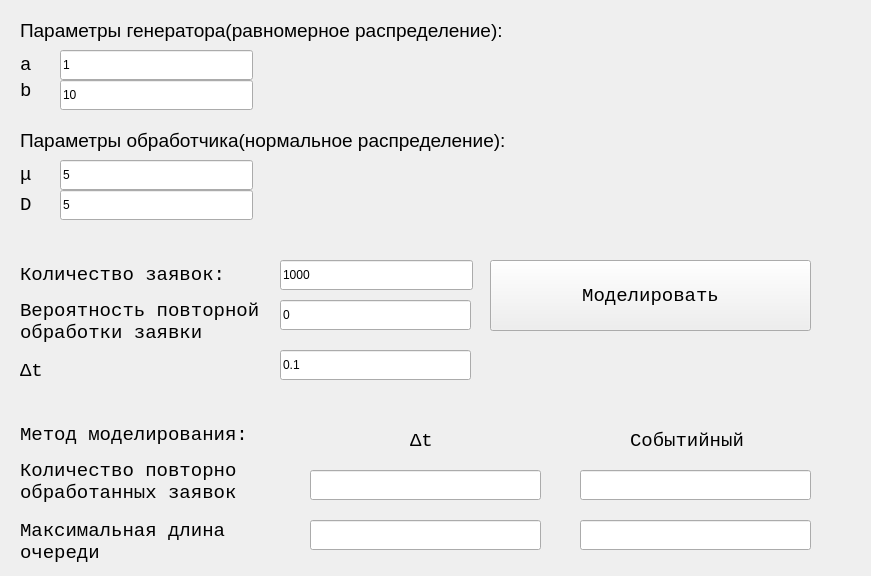
<?xml version="1.0" encoding="UTF-8"?>
<ui version="4.0">
 <class>Form</class>
 <widget class="QWidget" name="Form">
  <property name="geometry">
   <rect>
    <x>0</x>
    <y>0</y>
    <width>871</width>
    <height>576</height>
   </rect>
  </property>
  <property name="sizePolicy">
   <sizepolicy hsizetype="Preferred" vsizetype="Preferred">
    <horstretch>0</horstretch>
    <verstretch>0</verstretch>
   </sizepolicy>
  </property>
  <property name="windowTitle">
   <string>4</string>
  </property>
  <widget class="QPushButton" name="pushButton">
   <property name="geometry">
    <rect>
     <x>490</x>
     <y>260</y>
     <width>321</width>
     <height>71</height>
    </rect>
   </property>
   <property name="font">
    <font>
     <family>Courier New</family>
     <pointsize>14</pointsize>
    </font>
   </property>
   <property name="text">
    <string>Моделировать</string>
   </property>
  </widget>
  <widget class="QLineEdit" name="lineEdit_request_count">
   <property name="geometry">
    <rect>
     <x>280</x>
     <y>260</y>
     <width>193</width>
     <height>30</height>
    </rect>
   </property>
   <property name="text">
    <string>1000</string>
   </property>
  </widget>
  <widget class="QLabel" name="label_5">
   <property name="geometry">
    <rect>
     <x>20</x>
     <y>260</y>
     <width>201</width>
     <height>30</height>
    </rect>
   </property>
   <property name="font">
    <font>
     <family>Courier New</family>
     <pointsize>14</pointsize>
    </font>
   </property>
   <property name="text">
    <string>Количество заявок:</string>
   </property>
  </widget>
  <widget class="QLabel" name="label_6">
   <property name="geometry">
    <rect>
     <x>20</x>
     <y>300</y>
     <width>240</width>
     <height>44</height>
    </rect>
   </property>
   <property name="font">
    <font>
     <family>Courier New</family>
     <pointsize>14</pointsize>
    </font>
   </property>
   <property name="text">
    <string>Вероятность повторной
обработки заявки</string>
   </property>
  </widget>
  <widget class="QLineEdit" name="lineEdit_reenter_probability">
   <property name="geometry">
    <rect>
     <x>280</x>
     <y>300</y>
     <width>191</width>
     <height>30</height>
    </rect>
   </property>
   <property name="text">
    <string>0</string>
   </property>
  </widget>
  <widget class="QLabel" name="label_7">
   <property name="geometry">
    <rect>
     <x>20</x>
     <y>420</y>
     <width>231</width>
     <height>30</height>
    </rect>
   </property>
   <property name="font">
    <font>
     <family>Courier New</family>
     <pointsize>14</pointsize>
    </font>
   </property>
   <property name="text">
    <string>Метод моделирования:</string>
   </property>
  </widget>
  <widget class="QLabel" name="label_deltat">
   <property name="geometry">
    <rect>
     <x>410</x>
     <y>420</y>
     <width>31</width>
     <height>41</height>
    </rect>
   </property>
   <property name="font">
    <font>
     <family>Courier New</family>
     <pointsize>14</pointsize>
    </font>
   </property>
   <property name="text">
    <string>Δt</string>
   </property>
  </widget>
  <widget class="QLabel" name="label_9">
   <property name="geometry">
    <rect>
     <x>20</x>
     <y>460</y>
     <width>217</width>
     <height>44</height>
    </rect>
   </property>
   <property name="font">
    <font>
     <family>Courier New</family>
     <pointsize>14</pointsize>
    </font>
   </property>
   <property name="text">
    <string>Количество повторно
обработанных заявок</string>
   </property>
  </widget>
  <widget class="QLineEdit" name="lineEdit_res_reentered_count">
   <property name="geometry">
    <rect>
     <x>310</x>
     <y>470</y>
     <width>231</width>
     <height>30</height>
    </rect>
   </property>
   <property name="readOnly">
    <bool>true</bool>
   </property>
  </widget>
  <widget class="QLabel" name="label_10">
   <property name="geometry">
    <rect>
     <x>20</x>
     <y>520</y>
     <width>206</width>
     <height>44</height>
    </rect>
   </property>
   <property name="font">
    <font>
     <family>Courier New</family>
     <pointsize>14</pointsize>
    </font>
   </property>
   <property name="text">
    <string>Максимальная длина
очереди</string>
   </property>
  </widget>
  <widget class="QLineEdit" name="lineEdit_res_max_queue_size">
   <property name="geometry">
    <rect>
     <x>310</x>
     <y>520</y>
     <width>231</width>
     <height>30</height>
    </rect>
   </property>
   <property name="readOnly">
    <bool>true</bool>
   </property>
  </widget>
  <widget class="QLineEdit" name="lineEdit_servicemachine_m">
   <property name="geometry">
    <rect>
     <x>60</x>
     <y>160</y>
     <width>193</width>
     <height>30</height>
    </rect>
   </property>
   <property name="text">
    <string>5</string>
   </property>
  </widget>
  <widget class="QLabel" name="label_3">
   <property name="geometry">
    <rect>
     <x>20</x>
     <y>160</y>
     <width>31</width>
     <height>30</height>
    </rect>
   </property>
   <property name="font">
    <font>
     <family>Courier New</family>
     <pointsize>14</pointsize>
    </font>
   </property>
   <property name="text">
    <string notr="true">μ</string>
   </property>
  </widget>
  <widget class="QLineEdit" name="lineEdit_generator_a">
   <property name="geometry">
    <rect>
     <x>60</x>
     <y>50</y>
     <width>193</width>
     <height>30</height>
    </rect>
   </property>
   <property name="text">
    <string>1</string>
   </property>
  </widget>
  <widget class="QLabel" name="label">
   <property name="geometry">
    <rect>
     <x>20</x>
     <y>50</y>
     <width>12</width>
     <height>30</height>
    </rect>
   </property>
   <property name="font">
    <font>
     <family>Courier New</family>
     <pointsize>14</pointsize>
    </font>
   </property>
   <property name="text">
    <string notr="true">a</string>
   </property>
  </widget>
  <widget class="QLineEdit" name="lineEdit_generator_b">
   <property name="geometry">
    <rect>
     <x>60</x>
     <y>80</y>
     <width>193</width>
     <height>30</height>
    </rect>
   </property>
   <property name="text">
    <string>10</string>
   </property>
  </widget>
  <widget class="QLabel" name="label_2">
   <property name="geometry">
    <rect>
     <x>20</x>
     <y>70</y>
     <width>21</width>
     <height>41</height>
    </rect>
   </property>
   <property name="font">
    <font>
     <family>Courier New</family>
     <pointsize>14</pointsize>
    </font>
   </property>
   <property name="text">
    <string notr="true">b</string>
   </property>
  </widget>
  <widget class="QLabel" name="label_11">
   <property name="geometry">
    <rect>
     <x>20</x>
     <y>10</y>
     <width>561</width>
     <height>41</height>
    </rect>
   </property>
   <property name="font">
    <font>
     <pointsize>14</pointsize>
    </font>
   </property>
   <property name="text">
    <string>Параметры генератора(равномерное распределение):</string>
   </property>
  </widget>
  <widget class="QLabel" name="label_12">
   <property name="geometry">
    <rect>
     <x>20</x>
     <y>120</y>
     <width>561</width>
     <height>41</height>
    </rect>
   </property>
   <property name="font">
    <font>
     <pointsize>14</pointsize>
    </font>
   </property>
   <property name="text">
    <string>Параметры обработчика(нормальное распределение):</string>
   </property>
  </widget>
  <widget class="QLabel" name="label_13">
   <property name="geometry">
    <rect>
     <x>20</x>
     <y>190</y>
     <width>31</width>
     <height>30</height>
    </rect>
   </property>
   <property name="font">
    <font>
     <family>Courier New</family>
     <pointsize>14</pointsize>
    </font>
   </property>
   <property name="text">
    <string notr="true">D</string>
   </property>
  </widget>
  <widget class="QLineEdit" name="lineEdit_servicemachine_d">
   <property name="geometry">
    <rect>
     <x>60</x>
     <y>190</y>
     <width>193</width>
     <height>30</height>
    </rect>
   </property>
   <property name="text">
    <string>5</string>
   </property>
  </widget>
  <widget class="QLineEdit" name="lineEdit_res_reentered_count_2">
   <property name="geometry">
    <rect>
     <x>580</x>
     <y>470</y>
     <width>231</width>
     <height>30</height>
    </rect>
   </property>
   <property name="readOnly">
    <bool>true</bool>
   </property>
  </widget>
  <widget class="QLabel" name="label_deltat_2">
   <property name="geometry">
    <rect>
     <x>630</x>
     <y>420</y>
     <width>121</width>
     <height>41</height>
    </rect>
   </property>
   <property name="font">
    <font>
     <family>Courier New</family>
     <pointsize>14</pointsize>
    </font>
   </property>
   <property name="text">
    <string>Событийный</string>
   </property>
  </widget>
  <widget class="QLineEdit" name="lineEdit_res_max_queue_size_2">
   <property name="geometry">
    <rect>
     <x>580</x>
     <y>520</y>
     <width>231</width>
     <height>30</height>
    </rect>
   </property>
   <property name="readOnly">
    <bool>true</bool>
   </property>
  </widget>
  <widget class="QLabel" name="label_deltat_3">
   <property name="geometry">
    <rect>
     <x>20</x>
     <y>350</y>
     <width>31</width>
     <height>41</height>
    </rect>
   </property>
   <property name="font">
    <font>
     <family>Courier New</family>
     <pointsize>14</pointsize>
    </font>
   </property>
   <property name="text">
    <string>Δt</string>
   </property>
  </widget>
  <widget class="QLineEdit" name="lineEdit_deltat">
   <property name="geometry">
    <rect>
     <x>280</x>
     <y>350</y>
     <width>191</width>
     <height>30</height>
    </rect>
   </property>
   <property name="text">
    <string>0.1</string>
   </property>
  </widget>
 </widget>
 <resources/>
 <connections/>
</ui>
